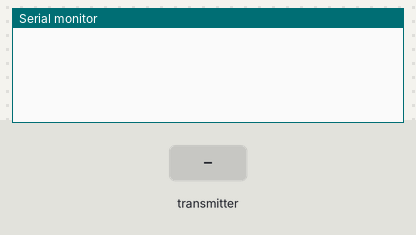
Bench run of a sketch on a simulated Arduino Uno, built with avr-gcc and run on an emulated ATmega328P. On the bench: the last lines printed to the serial monitor. The test bench sets the inputs (shaded band). No radio packets arrive unless stated.

Above: at 1.2 s.
1.3 s: the transmitter starts sending Roll = 0
At 1.37 s:
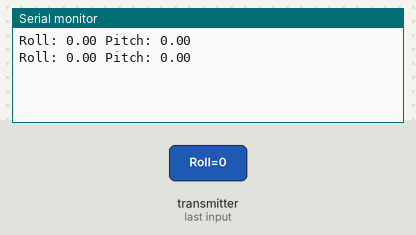
3.2 s: the transmitter starts sending Pitch = 25
At 3.27 s:
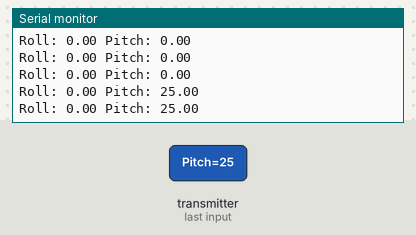
6.2 s: the transmitter starts sending Roll = 25
At 6.32 s:
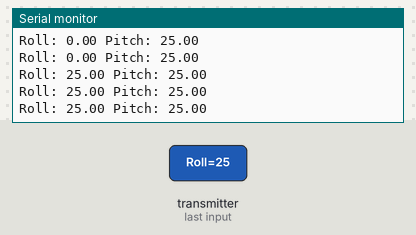
9.2 s: the transmitter starts sending Yaw = 0
12.2 s: the transmitter starts sending Pitch = 0
At 12.32 s:
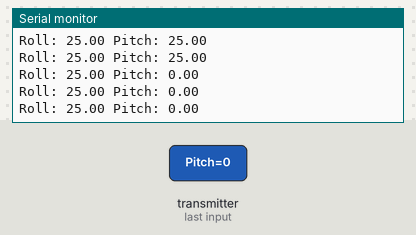
15.2 s: the transmitter starts sending Pitch = 100
At 15.32 s:
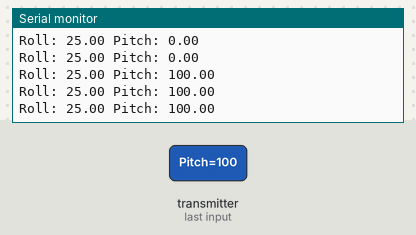
Timing chart, 0 to 18.2 s (numbered marks = the images above; inputs shaded):
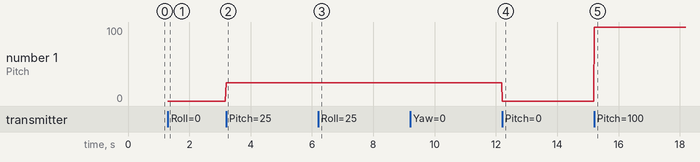

Measured:
- after the input at 1.3 s, the serial monitor: prints a new line at once (image 1)
- after the input at 3.2 s, the serial monitor: prints a new line at once (image 2)
- after the input at 6.2 s, the serial monitor: prints a new line at once (image 3)
- after the input at 12.2 s, the serial monitor: prints a new line at once (image 4)
- after the input at 15.2 s, the serial monitor: prints a new line at once (image 5)
- plotted number 1: 0 → 25 after the input at 3.2 s, 25 → 0 after the input at 12.2 s, 0 → 100 after the input at 15.2 s

The sketch:

Yaw_Pitch_Roll_reciver.ino
```cpp
#include <SPI.h>
#include <nRF24L01.h>
#include <RF24.h>

RF24 radio(7, 8); // CE, CSN

const byte address[6] = "00001";
struct Data_Package {
  float Roll = 0.0f;
  float Pitch = 0.0f;
  float Yaw = 0.0f;
};
Data_Package data; //Create a variable with the above structure

void setup() {
  Serial.begin(9600);
  radio.begin();
  radio.openReadingPipe(0, address);
  radio.setPALevel(RF24_PA_MIN);
  radio.startListening();
}

void loop() {
  if (radio.available()) {
    radio.read(&data, sizeof(Data_Package));
    Serial.print("Roll: ");
    Serial.print(data.Roll);
    Serial.print(" Pitch: ");
    Serial.println(data.Pitch);
     //Serial.print(" Yaw: ");
     //Serial.println(data.Yaw);
  }

}
```
